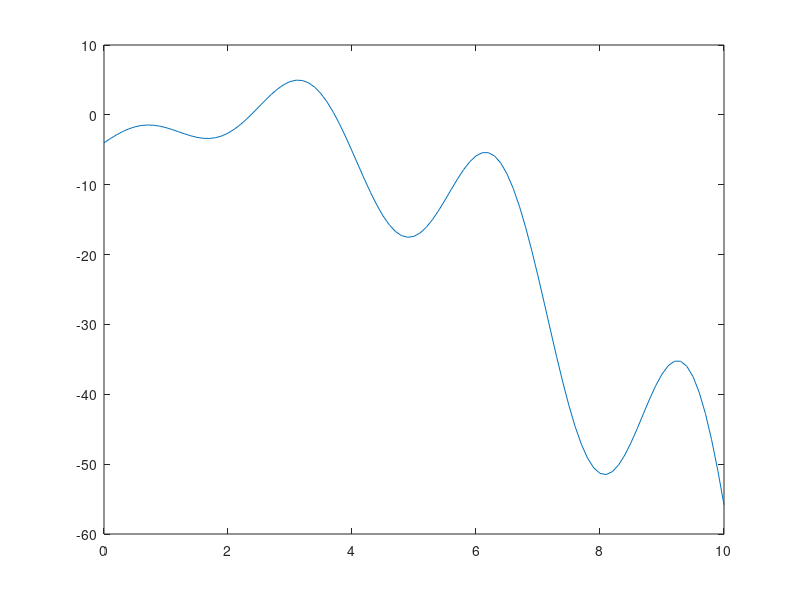

Here is the MATLAB script that generated this plot:
x = [1, 5, 4, 2]
y = [1, 2, 5, -1]
% plot(x, y)
% axis equal
% grid on
% plot(x, y, 'b', 'linewidth', 2)
% xlabel('this is x label')
% ylabel('this is y label')
% title('this is the title')
% plot([1, 4], [3, 2], 'o', 'linewidth', 3)
% hold on
% help plot

x_arr = 0:0.1:10
f = @(x) 2.*x.*cos(2.*x) - (x-2).^2;
plot(x_arr, f(x_arr))
